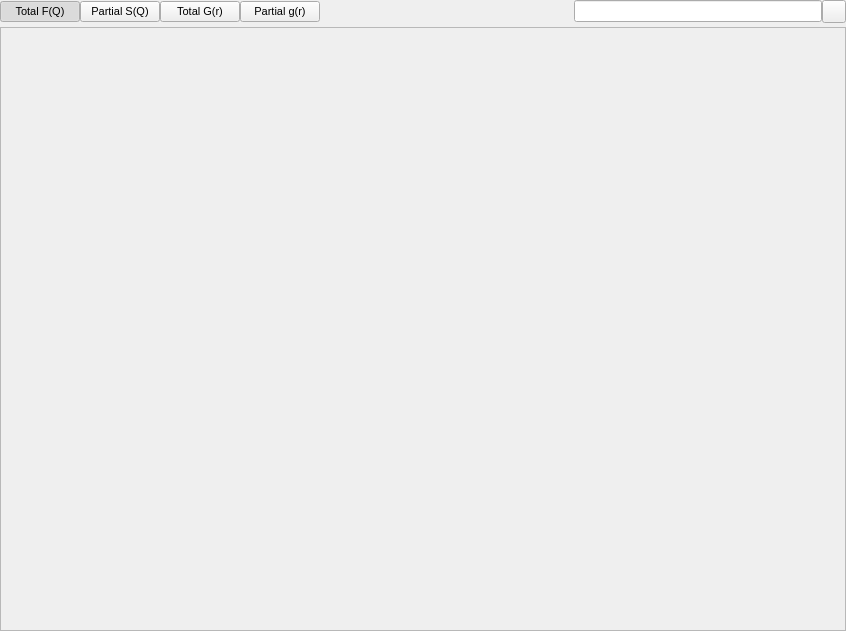
<?xml version="1.0" encoding="UTF-8"?>
<ui version="4.0">
 <class>CGNeutronSQModuleWidget</class>
 <widget class="QWidget" name="CGNeutronSQModuleWidget">
  <property name="geometry">
   <rect>
    <x>0</x>
    <y>0</y>
    <width>846</width>
    <height>631</height>
   </rect>
  </property>
  <property name="sizePolicy">
   <sizepolicy hsizetype="Expanding" vsizetype="Expanding">
    <horstretch>0</horstretch>
    <verstretch>0</verstretch>
   </sizepolicy>
  </property>
  <property name="font">
   <font>
    <pointsize>8</pointsize>
   </font>
  </property>
  <property name="windowTitle">
   <string>NeutronSQ Controls</string>
  </property>
  <layout class="QVBoxLayout" name="verticalLayout">
   <property name="spacing">
    <number>4</number>
   </property>
   <property name="leftMargin">
    <number>0</number>
   </property>
   <property name="topMargin">
    <number>0</number>
   </property>
   <property name="rightMargin">
    <number>0</number>
   </property>
   <property name="bottomMargin">
    <number>0</number>
   </property>
   <item>
    <layout class="QHBoxLayout" name="horizontalLayout_3">
     <property name="spacing">
      <number>0</number>
     </property>
     <item>
      <widget class="QPushButton" name="TotalFQButton">
       <property name="toolTip">
        <string>Show the neutron-weighted total F(Q) formed from the weighted partial S(Q)</string>
       </property>
       <property name="text">
        <string>Total F(Q)</string>
       </property>
       <property name="checkable">
        <bool>true</bool>
       </property>
       <property name="checked">
        <bool>true</bool>
       </property>
       <property name="autoExclusive">
        <bool>true</bool>
       </property>
      </widget>
     </item>
     <item>
      <widget class="QPushButton" name="PartialSQButton">
       <property name="toolTip">
        <string>Show the neutron-weighted partial S(Q)</string>
       </property>
       <property name="text">
        <string>Partial S(Q)</string>
       </property>
       <property name="checkable">
        <bool>true</bool>
       </property>
       <property name="checked">
        <bool>false</bool>
       </property>
       <property name="autoExclusive">
        <bool>true</bool>
       </property>
      </widget>
     </item>
     <item>
      <widget class="QPushButton" name="TotalGRButton">
       <property name="toolTip">
        <string>Show the total neutron-weighted G(r) formed from summation of the weighted partial g(r)</string>
       </property>
       <property name="text">
        <string>Total G(r)</string>
       </property>
       <property name="checkable">
        <bool>true</bool>
       </property>
       <property name="checked">
        <bool>false</bool>
       </property>
       <property name="autoExclusive">
        <bool>true</bool>
       </property>
      </widget>
     </item>
     <item>
      <widget class="QPushButton" name="PartialGRButton">
       <property name="toolTip">
        <string>Show the neutron-weighted partial g(r)</string>
       </property>
       <property name="text">
        <string>Partial g(r)</string>
       </property>
       <property name="checkable">
        <bool>true</bool>
       </property>
       <property name="checked">
        <bool>false</bool>
       </property>
       <property name="autoExclusive">
        <bool>true</bool>
       </property>
      </widget>
     </item>
     <item>
      <spacer name="horizontalSpacer">
       <property name="orientation">
        <enum>Qt::Horizontal</enum>
       </property>
       <property name="sizeHint" stdset="0">
        <size>
         <width>40</width>
         <height>20</height>
        </size>
       </property>
      </spacer>
     </item>
     <item>
      <widget class="QLabel" name="FilterIcon">
       <property name="sizePolicy">
        <sizepolicy hsizetype="Minimum" vsizetype="Minimum">
         <horstretch>0</horstretch>
         <verstretch>0</verstretch>
        </sizepolicy>
       </property>
       <property name="maximumSize">
        <size>
         <width>16</width>
         <height>16</height>
        </size>
       </property>
       <property name="text">
        <string/>
       </property>
       <property name="pixmap">
        <pixmap resource="../../../gui/main.qrc">:/general/icons/filter.svg</pixmap>
       </property>
       <property name="scaledContents">
        <bool>true</bool>
       </property>
      </widget>
     </item>
     <item>
      <widget class="QLineEdit" name="FilterEdit">
       <property name="toolTip">
        <string>Filter displayed partials by text / atomtype</string>
       </property>
      </widget>
     </item>
     <item>
      <widget class="QToolButton" name="ClearFilterButton">
       <property name="toolTip">
        <string>Clear partial filter</string>
       </property>
       <property name="text">
        <string/>
       </property>
       <property name="icon">
        <iconset resource="../../../gui/main.qrc">
         <normaloff>:/general/icons/cross.svg</normaloff>:/general/icons/cross.svg</iconset>
       </property>
      </widget>
     </item>
    </layout>
   </item>
   <item>
    <widget class="QFrame" name="PlotFrame">
     <property name="sizePolicy">
      <sizepolicy hsizetype="Expanding" vsizetype="Expanding">
       <horstretch>0</horstretch>
       <verstretch>0</verstretch>
      </sizepolicy>
     </property>
     <property name="acceptDrops">
      <bool>true</bool>
     </property>
     <property name="frameShape">
      <enum>QFrame::StyledPanel</enum>
     </property>
     <property name="frameShadow">
      <enum>QFrame::Sunken</enum>
     </property>
     <layout class="QHBoxLayout" name="horizontalLayout_4">
      <property name="spacing">
       <number>0</number>
      </property>
      <property name="leftMargin">
       <number>0</number>
      </property>
      <property name="topMargin">
       <number>0</number>
      </property>
      <property name="rightMargin">
       <number>0</number>
      </property>
      <property name="bottomMargin">
       <number>0</number>
      </property>
      <item>
       <widget class="DataWidget" name="PlotWidget" native="true"/>
      </item>
     </layout>
    </widget>
   </item>
  </layout>
 </widget>
 <customwidgets>
  <customwidget>
   <class>DataWidget</class>
   <extends>QWidget</extends>
   <header>gui/dataWidget.h</header>
   <container>1</container>
  </customwidget>
 </customwidgets>
 <resources>
  <include location="../../../gui/main.qrc"/>
 </resources>
 <connections/>
</ui>
